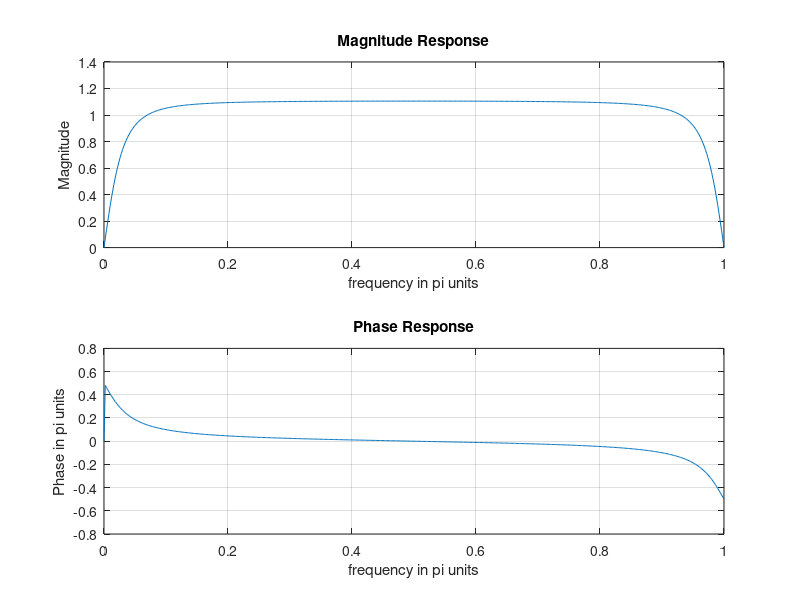

Source code (MATLAB):
% from example 4_13_b
b = [1, 0, -1]; a = [1, 0, -0.81]; [R, p, C] = residuez(b, a)

w = [0:1:500] * pi / 500; H = freqz(b, a, w);
magH = abs(H); phaH = angle(H);
subplot(2, 1, 1); plot(w/pi, magH); grid
xlabel("frequency in pi units"); ylabel("Magnitude")
title("Magnitude Response")
subplot(2, 1, 2); plot(w/pi, phaH / pi); grid
xlabel("frequency in pi units"); ylabel("Phase in pi units")
title("Phase Response")